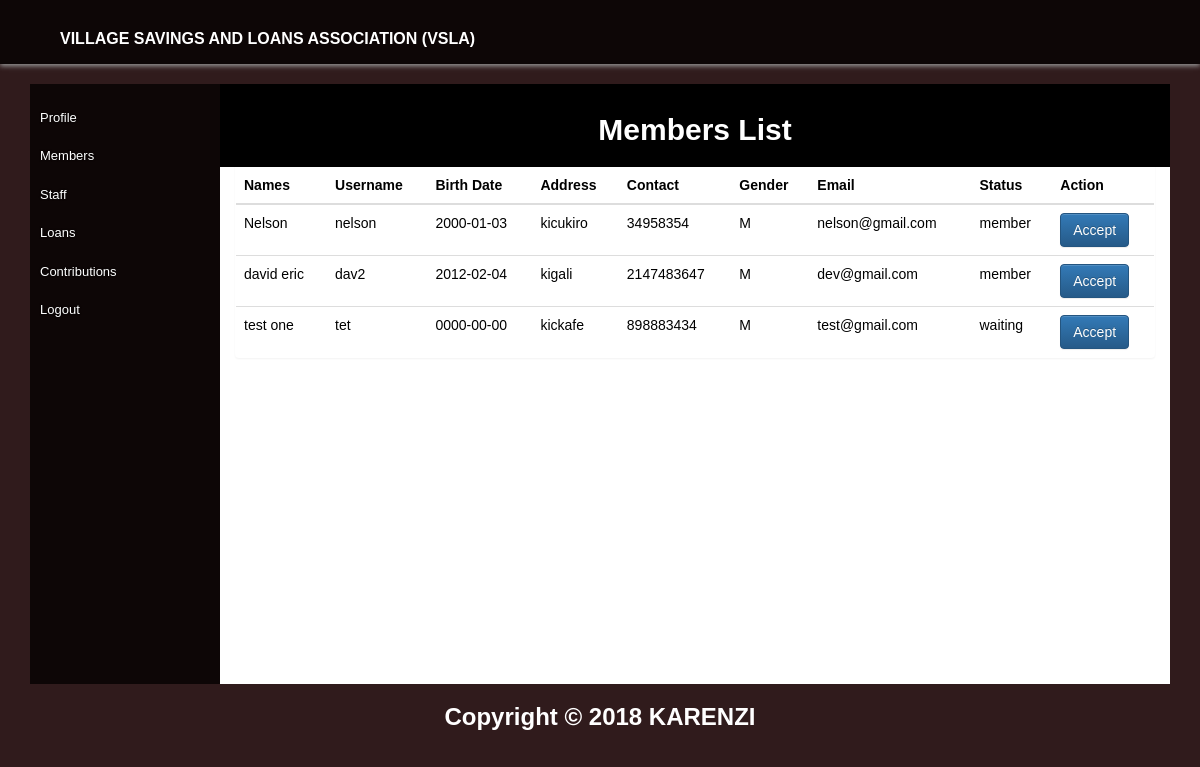
/?page=members (signed in), run on the app's committed database.
### tables this page shows
CREATE TABLE `member` (
  `member_id` int(10) NOT NULL,
  `name` varchar(50) NOT NULL,
  `bdate` date NOT NULL,
  `username` varchar(20) NOT NULL,
  `password` varchar(50) NOT NULL,
  `phone` int(10) NOT NULL,
  `address` varchar(255) NOT NULL,
  `email` varchar(50) NOT NULL,
  `gender` char(1) NOT NULL,
  `status` varchar(20) NOT NULL,
  `type` varchar(12) NOT NULL
);

### controllers/controller.php (called while the page is built, shortened)
<?php
require_once('models/model.php');
class Controller {
	protected $model;
	public function __construct() {
		$this->model = new Model();
	}
	public function members() {
		$tests = $this->model->M_list();
		require_once 'views/admin.php';
	}
}
?>

### index.php (called while the page is built, shortened)
<?php
require_once('controllers/controller.php');
$controller = new Controller();
if(empty($_REQUEST['page'])) $page='index';
else $page = $_REQUEST['page'];
$controller->$page();
?>

### models/member.php (called while the page is built, shortened)
<?php
require_once('database.php');
class Member {
	protected $database;
	public function __construct()
	{
		$this->database = new Db();
		$this->database->connect();
	}
	public function M_list() {
		$sql = "SELECT * FROM member where status = 'member' or status = 'waiting'";
		$result = $this->database->execute($sql);
		return $result;
	}
}
?>

### models/model.php (called while the page is built, shortened)
<?php
require_once ('member.php');
class Model {
	protected $tests;
	public function __construct() {
		$this->tests = new Member();
	}
	public function M_list() {
		return $this->tests->M_list();
	}
}
?>

### models/database.php (called while the page is built, shortened)
<?php
class Db {
protected $db_connection;
public function connect() {
	$this->db_connection = mysqli_connect(host,user,pass,database) or die(mysqli_error($this->db_connection));
}
public function execute($sql) {
	$query=mysqli_query($this->db_connection, $sql)  or die($sql.mysqli_error($this->db_connection));
		$result=array();
		if(preg_match("/^select/i", $sql)) { while($row=mysqli_fetch_assoc($query)) $result[]=$row; }
		return $result;
}
}
?>

### views/M_list.php (the view)
<div>
  <div class="panel">
    <div class="panel-heading panel-black text-center">
      <h2> Members List</h2>
    </div>
  <table class="table table-hover">
    <thead>
      <th>Names</th>
      <th>Username</th>
      <th>Birth Date</th>
      <th>Address</th>
      <th>Contact</th>
      <th>Gender</th>
      <th>Email</th>
      <th>Status</th>
      <th>Action</th>
    </thead>
    <tbody>
<?php
        foreach ($tests as $data) {
      ?>
      <tr>
        <td><?php echo $data['name'];?></td>
        <td><?php echo $data['username'];?></td>
        <td><?php echo $data['bdate'];?></td>
        <td><?php echo $data['address'];?></td>
        <td><?php echo $data['phone'];?></td>
        <td><?php echo $data['gender'];?></td>
        <td><?php echo $data['email'];?></td>
         <td><?php echo $data['status'];?></td>
        <td><?php if($data['status']!='accepted') {?><a class="btn btn-primary">Accept</a><?php } else {?><a class="btn btn-danger">Remove</a></td><?php } ?>
      </tr><?php } ?>
    </tbody>
  </table>
  </div>
</div>

### views/header.php (shortened to what this page needs)
<!DOCTYPE html>
<html lang="en">
  <head>
    <link href="css/bootstrap.min.css" rel="stylesheet">
    <link href="css/bootstrap-theme.min.css" rel="stylesheet">
    <link rel="stylesheet" type="text/css" href="css/style.css">
</head>
  <body class="hm-body">
        <section class="header-section">
      <div class="container">
        <div class="row">
          <div class="col-sm-12 col-xs-12">
              <a class="col-md-6" href="?controller=account&action=index"><h1 style="color: white; font-size: 16px">VILLAGE SAVINGS AND LOANS ASSOCIATION (VSLA)</h1></a>
          </div>
          <div class="col-sm-7 col-sm-offset-1 col-xs-12">
          </div>
        </div>
      </div>
    </section>
    <section>
      <div class="container-fluid">

### views/admin.php
<?php
require_once('header.php');
?>
 <div class="container-fluid account">
			<div>
				<div class="row">
					<div class="column col-sm-2 col-xs-1" id="sidebar">
					<ul class="nav">
							<li><a href="?page=Aprofile">Profile</a></li>
							<li><a href="?page=members">Members</a></li>
							<li><a href="?page=A_staff">Staff</a></li>
							<li><a href="?page=A_loans">Loans</a></li>
							<li><a href="?page=A_contributions">Contributions</a></li>
							<li><a href="?page=logout">Logout</a></li>
						</ul>
					</div>
					<div class="column col-sm-10 col-xs-11" id="main">
						<div class="padding">
							<div class="full col-sm-9">
					<?php if ($_SESSION['type']=='admin') {
					require $content; ?>
								  </div>
							   </div>
							</div>
						</div>
					</div>
				</div>
 <?php
require_once('footer.php');
}
else {
	header('location: index.php');
}
?>

### views/footer.php (shortened to what this page needs)
</div>
</section>
    <section class="footer">
      <div class="container">
        <div class="col-md-12 text-center">
          <h3>Copyright &copy 2018 KARENZI</h3>
        </div>
      </div>
    </section>
  </body>
</html>

### css/style.css (style rules this page uses)
body { font-family: 'Raleway', sans-serif; }
a,a:hover { text-decoration: none; }
.account { padding-top: 20px; }
.panel-black.panel-heading { background-color: black; margin-right: -40px; margin-left: -40px; margin-top: -2px; color: white; }
.hm-body { background-color: rgb(48,27,28); color: white; }
.header-section { background: rgb(13,6,6); padding: 10px 0 5px; box-shadow: 0px 2px 5px 0px #999; }
.footer { position: relative; right: 0; left: 0; bottom: 0; width: 100%; text-align: center; }
html, body { height: 100%; font-family:verdana,arial,sans-serif; color:#555555; }
.nav { font-family:Arial,sans-serif; font-size:13px; }
a { color:#222222; }
.wrapper, .row { height: 100%; margin-left:0; margin-right:0; }
.wrapper:before, .wrapper:after, .column:before, .column:after { content: ""; display: table; }
.wrapper:after, .column:after { clear: both; }
.column { height: 100%; overflow: auto; *zoom:1; }
#main { background-color:#fff; color: black; padding-left:0; padding-right:0; height: 600px; }
#sidebar { padding:0px; padding-top:15px; background-color: rgb(13,6,6) !important; height: 600px; }
#sidebar, #sidebar a, #sidebar-footer a { color:#ffffff; background-color:transparent; text-shadow:0 0 2px #000000; padding-left:5px; }
h1,h2,h3 { font-weight:800; }
.btn-primary,.label-primary,.list-group-item.active, .list-group-item.active:hover, .list-group-item.active:focus { background-color:#3B5999; color:#fffffe; }
.col-sm-9.full { width: 100%; }

### data on the page
member: name "Nelson", username "nelson", bdate "2000-01-03", address "kicukiro", phone "34958354", gender "M", email "nelson@gmail.com", status "member", shows "Accept"
member: name "david eric", username "dav2", bdate "2012-02-04", address "kigali", phone "2147483647", gender "M", email "dev@gmail.com", status "member", shows "Accept"
member: name "test one", username "tet", bdate "0000-00-00", address "kickafe", phone "898883434", gender "M", email "test@gmail.com", status "waiting", shows "Accept"
